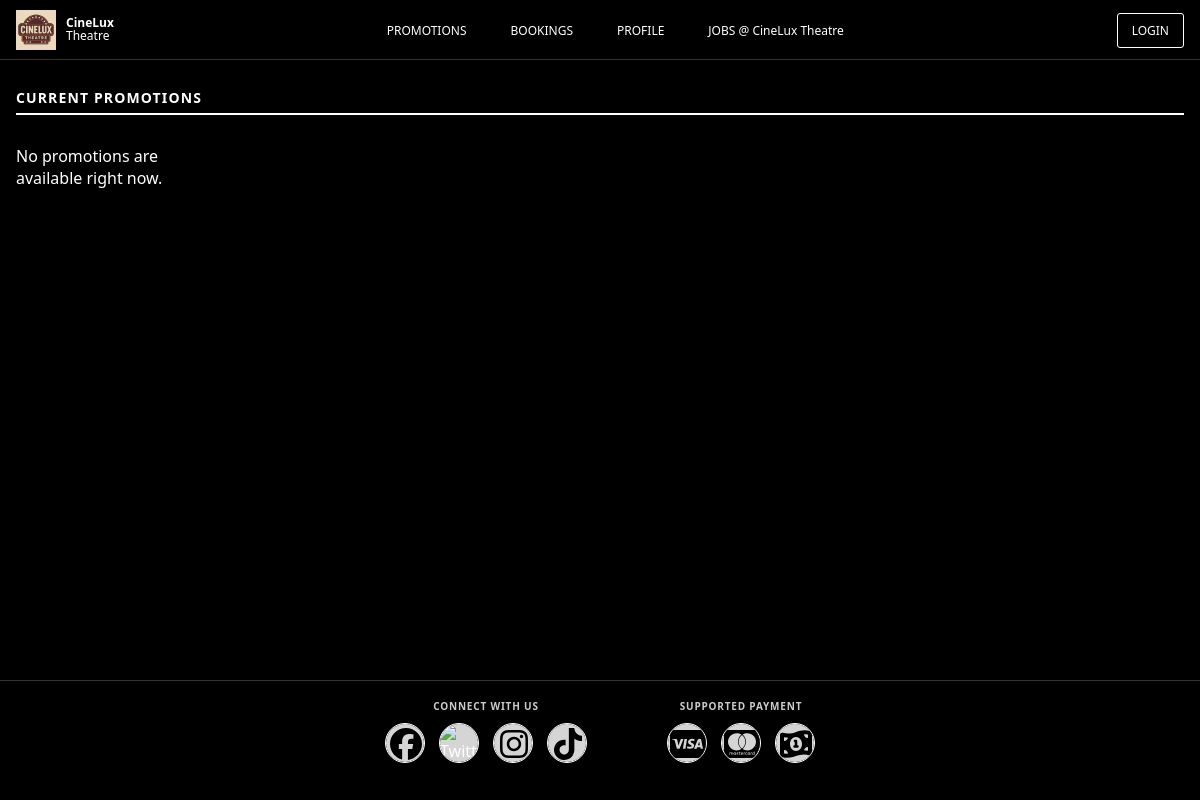
Page /promotions.php on the earlier database version.
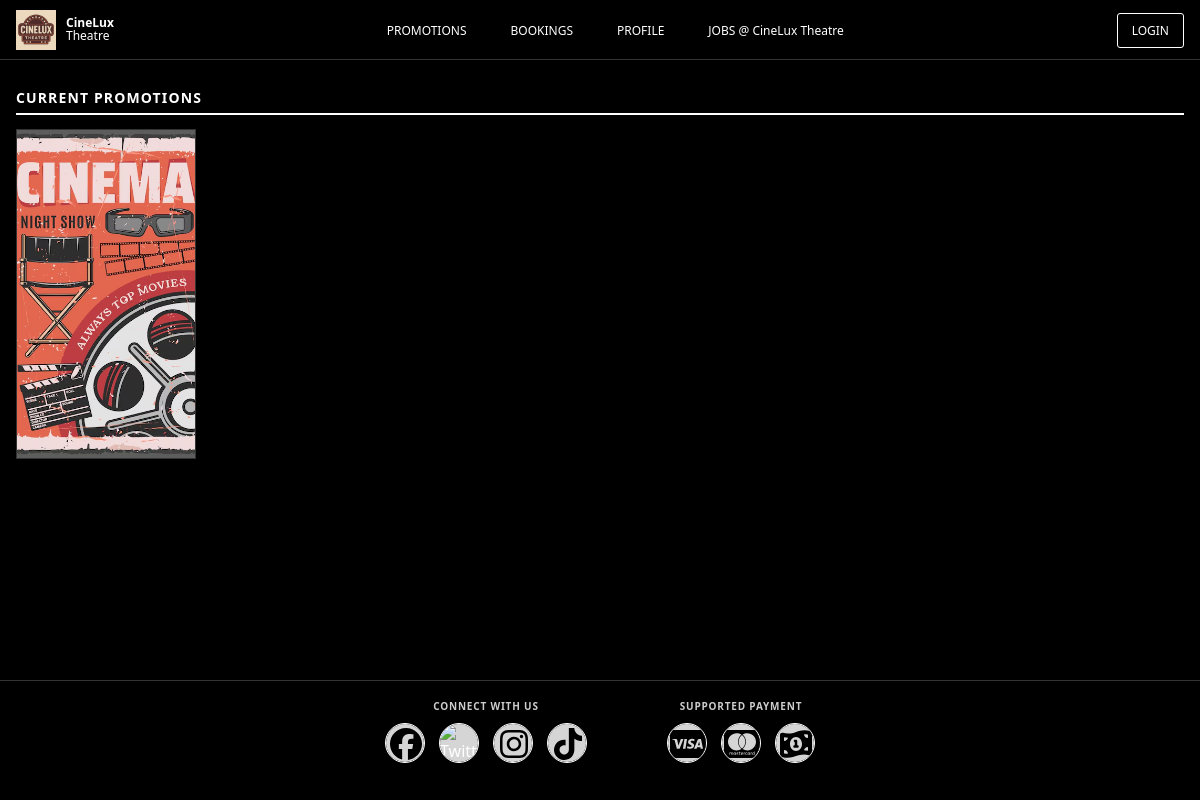
Same page on the later database version.
### tables this page shows
CREATE TABLE `promotions` (
  `PromoID` int(11) NOT NULL,
  `PromoName` varchar(255) NOT NULL,
  `PromoImage` varchar(512) DEFAULT NULL,
  `PromoDescription` text DEFAULT NULL,
  `PromoCode` varchar(64) DEFAULT NULL
);

### promotions.php (the view, shortened to what this page needs)
<?php
include "dbconnect.php";
$sql_promos = "SELECT
                 PromoID AS promo_id,
                 PromoName AS name,
                 PromoImage AS image,
                 PromoDescription AS description,
                 PromoCode AS code
               FROM promotions
               ORDER BY PromoID DESC";
$res_promos = $dbcnx->query($sql_promos);
$promos = $res_promos && $res_promos->num_rows > 0 ? $res_promos->fetch_all(MYSQLI_ASSOC) : [];
function e($s){ return htmlspecialchars($s ?? '', ENT_QUOTES, 'UTF-8'); }
?>
<!DOCTYPE html>
<html lang="en">
<head>
  <link rel="stylesheet" href="styles.css" />
</head>
<body>
  <header>
    <div id="wrapper">
      <div class="container header_bar">
        <a class="brand" href="index.php">
          <span class="brand_logo">
            <img src="./images/cinema_logo.png" alt="Cinema Logo" >
          </span>
          <span class="brand_text">
            <strong>CineLux</strong><br />
            <span>Theatre</span>
          </span>
        </a>
        <div id="main_nav">
          <nav>
            <ul>
              <li><a href="promotions.php">PROMOTIONS</a></li>
              <li><a href="bookings.php">BOOKINGS</a></li>
              <li><a href="profile.php">PROFILE</a></li>
              <li><a href="jobs.php">JOBS @ CineLux Theatre</a></li>
            </ul>
          </nav>
        </div>
        <div>
          <?php if (isset($_SESSION['sess_user'])): ?>
            <span class="welcome_text">
              <a href="cart.php" style="text-decoration: none;">
              🛒
              </a>
              👋 Welcome, <strong><?= e($_SESSION['sess_user']) ?></strong>
            </span>
            <a class="btn btn_ghost" href="logout.php">LOGOUT</a>
          <?php else: ?>
            <a class="btn btn_ghost" href="login-main.php">LOGIN</a>
          <?php endif; ?>
        </div>
      </div>
    </div>
  </header>
  <main>
    <section class="section">
      <div class="container">
        <h2 class="section_title">CURRENT PROMOTIONS</h2>
        <div class="card_grid">
          <?php if (empty($promos)): ?>
            <p>No promotions are available right now.</p>
          <?php else: ?>
            <?php foreach ($promos as $p): ?>
              <article class="card">
                <div class="poster">
                  <?php
                    $img = trim($p['image'] ?? '');
                  ?>
                  <img src="<?= e($img) ?>" alt="<?= e($p['name']) ?> Image" />
                </div>
              </article>
            <?php endforeach; ?>
          <?php endif; ?>
        </div>
      </div>
    </section>
  </main>
  <footer class="site_footer">
    <div class="container footer_panels">
      <div class="footer_panel left">
        <div class="panel_title">CONNECT WITH US</div>
        <ul class="icon_list" aria-label="Social links">
          <li><a class="icon_btn"><img src="./images/fb.svg" alt="Facebook"></a></li>
          <li><a class="icon_btn" aria-label="Twitter / X"><img src="./images/x.svg" alt="Twitter | X"></a></li>
          <li><a class="icon_btn" aria-label="Instagram"><img src="./images/instagram.svg" alt="Instagram"></a></li>
          <li><a class="icon_btn" aria-label="TikTok"><img src="./images/tiktok.svg" alt="TikTok"></a></li>
        </ul>
      </div>
      <div class="footer_panel right">
        <div class="panel_title">SUPPORTED PAYMENT</div>
        <ul class="icon_list" aria-label="Payment">
          <li><a href="#" class="icon_btn"><img src="./images/visa.svg" alt="visa"></a></li>
          <li><a href="#" class="icon_btn" aria-label="mastercard"><img src="./images/mastercard.svg" alt="mastercard"></a></li>
          <li><a href="#" class="icon_btn" aria-label="cash"><img src="./images/cash.svg" alt="cash"></a></li>
        </ul>
      </div>
    </div>
  </footer>
</body>
</html>

Differences in the rows shown:
added promotions: PromoImage (picture)
Other differences:
text no longer shown: "No promotions are available right now."
